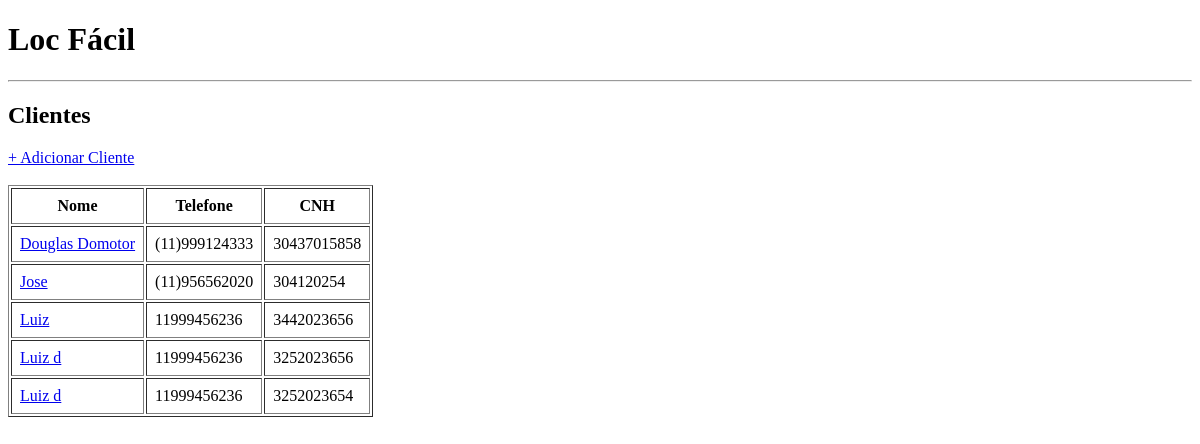
The page /clients/list/ on the database as committed earlier.
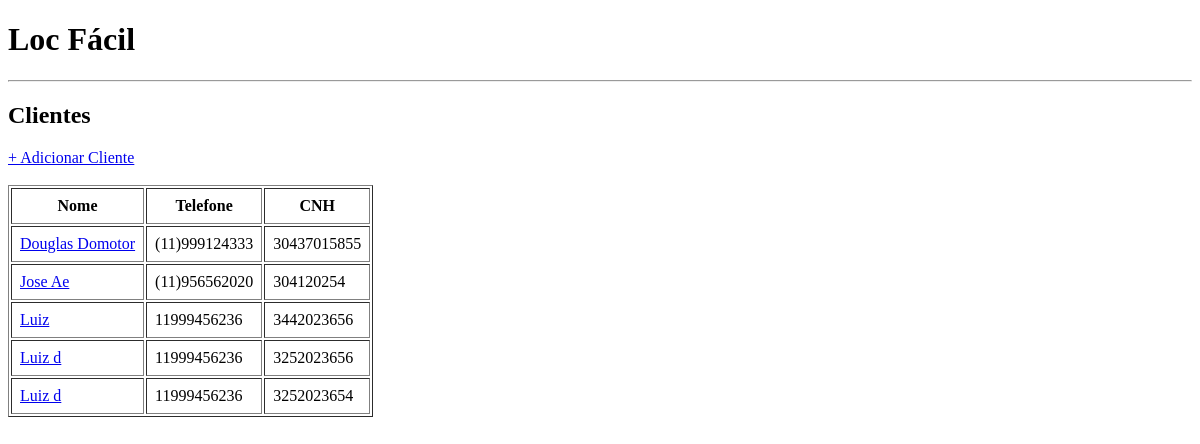
The same page on the database as committed later.
### clients/models.py (models this page shows, shortened)
class Client(models.Model):
    name = models.CharField(max_length=100)
    phone = models.CharField(max_length=20)
    cnh = models.CharField(max_length=20, unique=True)

### clients/views.py (the view)
# urls.py: path('list/', client_list, name='client_list'),
def client_list(request):
    clients = Client.objects.all()
    return render(request, 'clients/client_list.html', {'clients': clients})

### clients/templates/clients/client_list.html (shortened to what this page needs)
{% extends "base.html" %}
{% block content %}
<h2>Clientes</h2>
<a href="{% url 'client_create' %}">+ Adicionar Cliente</a>
<br><br>
<table border="1" cellpadding="8">
    <tr>
        <th>Nome</th>
        <th>Telefone</th>
        <th>CNH</th>
    </tr>
    {% for client in clients %}
    <tr>
        <td><a href="{% url 'client_detail' client.id %}">{{ client.name }}</a></td>
        <td></a>{{ client.phone }}</td>
        <td>{{ client.cnh }}</td>
    </tr>
    {% endfor %}
</table>
{% endblock %}

Rows that differ between the two databases and show on the page:
changed Client "Douglas Domotor": cnh "30437015858" → "30437015855"
changed Client: name "Jose" → "Jose Ae"
